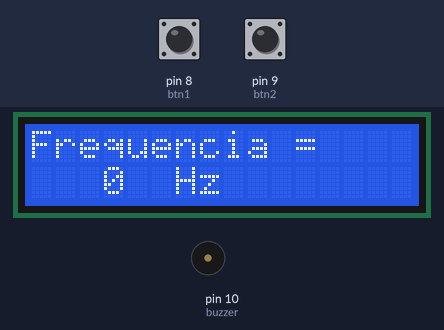
Bench run of a sketch on a simulated Arduino Uno, built with avr-gcc and run on an emulated ATmega328P. On the bench: 16×2 character LCD, buzzer (waves = sounding). The test bench sets the inputs (shaded band); at power-on: pin 8 (btn1) LOW, pin 9 (btn2) LOW.

Above: at 1.2 s.
1.3 s: pin 8 (btn1) pulled HIGH for 1 s
At 3.2 s:
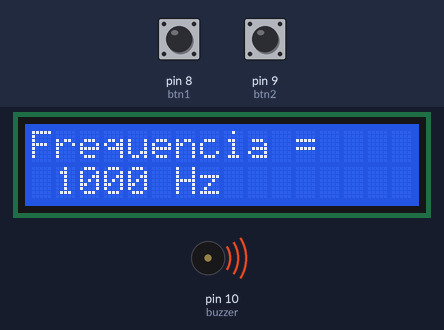
3.8 s: pin 9 (btn2) pulled HIGH for 1 s
At 5.2 s:
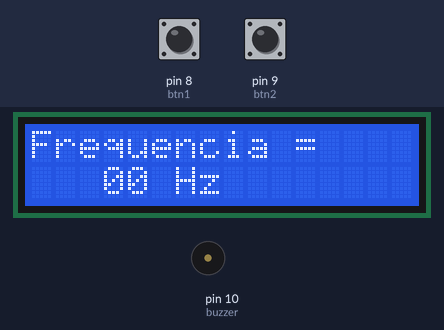
6.3 s: pin 8 (btn1) pulled HIGH for 3.2 s
At 10.1 s:
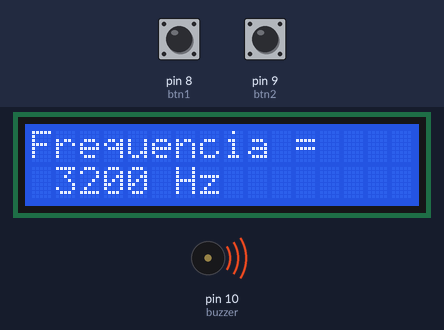
11.0 s: pin 9 (btn2) pulled HIGH for 3.2 s
At 11.17 s:
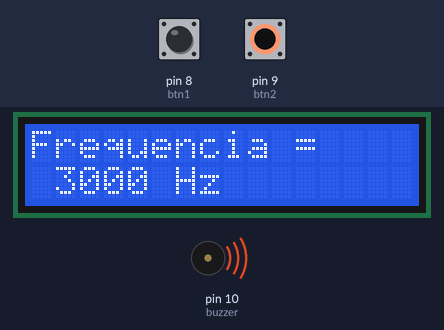
15.7 s: pin 8 (btn1) pulled HIGH for 0.15 s
At 17.1 s:
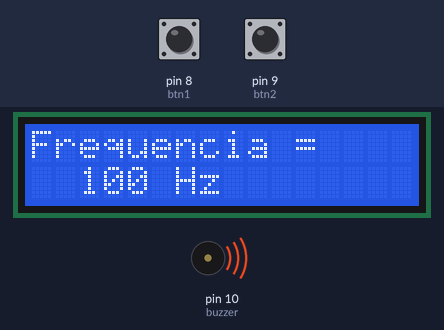
Timing chart, 0 to 18.3 s (numbered marks = the images above; inputs shaded):
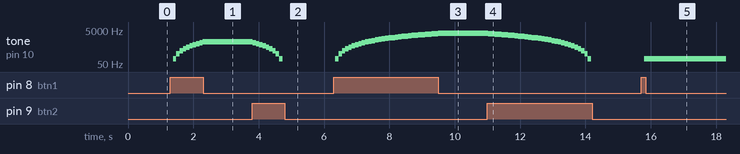

Measured:
- after the input at 1.3 s, tone on pin 10 (buzzer): plays 100 Hz for 0.10 s, 200 Hz for 0.10 s, 300 Hz for 0.10 s, 400 Hz for 0.10 s, 500 Hz for 0.10 s, 600 Hz for 0.10 s … (10 notes in this stretch), starting after 0.08 s; the display: first changes after 0.08 s (image 1 shows a later state)
- after the input at 3.8 s, tone on pin 10 (buzzer): plays 900 Hz for 0.10 s, 800 Hz for 0.10 s, 700 Hz for 0.10 s, 600 Hz for 0.10 s, 500 Hz for 0.10 s, 400 Hz for 0.10 s … (9 notes in this stretch), starting at once; the display: first changes at once (image 2 shows a later state)
- after the input at 6.3 s, tone on pin 10 (buzzer): plays 100 Hz for 0.10 s, 200 Hz for 0.10 s, 300 Hz for 0.10 s, 400 Hz for 0.10 s, 500 Hz for 0.10 s, 600 Hz for 0.10 s … (32 notes in this stretch), starting after 0.05 s; the display: first changes after 0.05 s (image 3 shows a later state)
- after the input at 11.0 s, tone on pin 10 (buzzer): plays 3100 Hz for 0.10 s, 3000 Hz for 0.10 s, 2900 Hz for 0.10 s, 2800 Hz for 0.10 s, 2700 Hz for 0.10 s, 2600 Hz for 0.10 s … (31 notes in this stretch), starting at once; the display: first changes at once (image 4 shows a later state)
- after the input at 15.7 s, tone on pin 10 (buzzer): silent → 100 Hz after 0.09 s; the display: changes after 0.09 s (image 5)

The sketch:

Frequencimetro.ino
```cpp
#include <LiquidCrystal.h>

const int btn1 = 8;
const int btn2 = 9;
const int buzzer = 10;
int freq = 0;
int clicouBtn1 = 0;
int clicouBtn2 = 0;
LiquidCrystal lcd(12,11,2,3,4,5);

void setup() {
  // put your setup code here, to run once:
  lcd.begin(16,2);
  lcd.setCursor(0,0);
  lcd.print("Frequencia = ");
  lcd.setCursor(6,1);
  lcd.print("Hz");
  pinMode(btn1,INPUT);
  pinMode(btn2,INPUT);
  pinMode(buzzer,OUTPUT);
}

void loop() {
  // put your main code here, to run repeatedly:
  clicouBtn1 = digitalRead(btn1);
  clicouBtn2 = digitalRead(btn2);

  if(clicouBtn1){
    freq = freq + 100;
  }
  if(clicouBtn2){
    freq = freq -100;
  }
  if(freq <=0){
    freq = 0;
  }
  if(freq >= 20000){
    freq = 20000;
  }
  if(freq <= 99){
    lcd.setCursor(0,1);
    lcd.print(" ");
    lcd.setCursor(1,1);
    lcd.print(" ");
    lcd.setCursor(2,1);
    lcd.print(" ");
    lcd.setCursor(3,1);
  }

  if(freq >= 100){
    lcd.setCursor(0,1);
    lcd.print(" ");
    lcd.setCursor(1,1);
    lcd.print(" ");
    lcd.setCursor(2,1);
  }
  if(freq >= 1000){
    lcd.setCursor(0,1);
    lcd.print(" ");
    lcd.setCursor(1,1);
  }
  if(freq >= 10000){
    lcd.setCursor(0,1);
  }
  lcd.print(freq);
  tone(buzzer,freq);
  delay(100);

}
```
